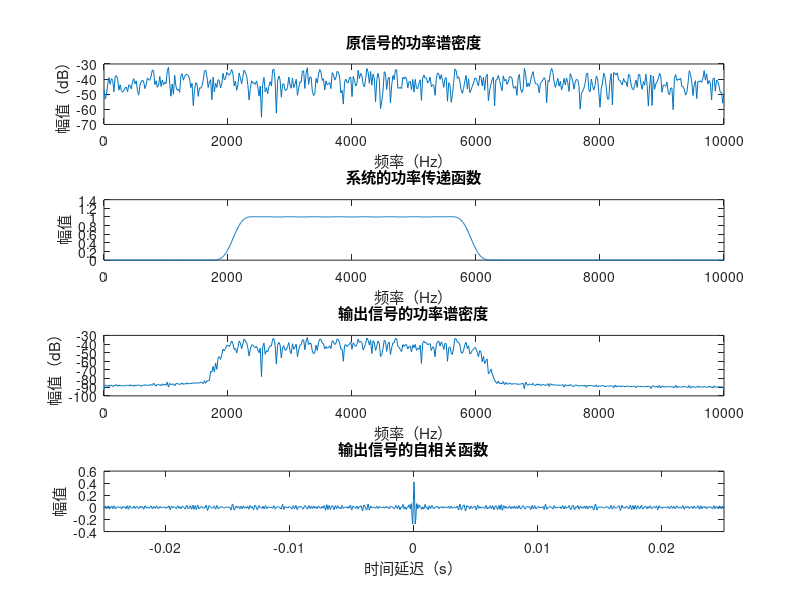

MATLAB code for this plot:
%%%%%%%%%%%%%%%%%%%%%%%%%%%%%%%%%%
%       随机信号分析实验
% 功能：高斯白噪声通过带通系统后的功率谱密度、功率传递函数、自相关函数
% 作者：BenSmithLight
% 开源地址：https://github.com/BenSmithLight/Stochastic-signal-analysis-experiment
%%%%%%%%%%%%%%%%%%%%%%%%%%%%%%%%%%

%% 产生高斯白噪声信号
% 参数设置
N = 1000; % 信号长度
fs = 20000; % 采样频率
fc1 = 2000; % 带通系统的低截止频率
fc2 = 6000; % 带通系统的高截止频率
n = 100; % 带通滤波器的阶数
nfft = N; % FFT长度

% 产生高斯白噪声信号
x = wgn(1, N, 1, 'linear'); % 使用wgn函数，指定功率为1W

%% 设计带通系统
b = fir1(n, [fc1 fc2] / (fs / 2), 'bandpass', hamming (n + 1)); % 使用fir1函数和hamming窗

% 计算输出信号
y = filter(b, 1, x); % 使用filter函数计算输出信号

%% 计算相应数据
% 计算原信号的功率谱密度
[pxx_x, f_x] = periodogram(x, hamming (N), nfft, fs); % 使用periodogram函数和hamming窗

% 计算系统的功率传递函数
HW = fft (b, 2 * nfft); % 使用fft函数计算系统的频率响应
HW2 = abs(HW) .^ 2; % 计算系统的功率传递函数
w = (1:N) / N * 10000; % 计算频率坐标

% 计算输出信号的功率谱密度
[pxx_y, f_y] = periodogram(y, hamming (N), nfft, fs); % 使用periodogram函数和hamming窗

% 计算输出信号的自相关函数
[r_y, lags_y] = xcorr(y, 'biased'); % 使用xcorr函数计算自相关函数，'biased'表示归一化处理

%% 绘制图像
figure;
subplot (4, 1, 1);
plot(f_x, 10 * log10(pxx_x)); title ('原信号的功率谱密度'); xlabel ('频率（Hz）'); ylabel ('幅值（dB）');
subplot (4, 1, 2);
plot(w, abs(HW2(1:N))); title ('系统的功率传递函数'); xlabel ('频率（Hz）'); ylabel ('幅值');
subplot (4, 1, 3);
plot(f_y, 10 * log10(pxx_y)); title ('输出信号的功率谱密度'); xlabel ('频率（Hz）'); ylabel ('幅值（dB）');
subplot (4, 1, 4);
plot(lags_y / fs, r_y); title ('输出信号的自相关函数'); xlabel ('时间延迟（s）'); ylabel ('幅值');
xlim([-0.025 0.025]);
